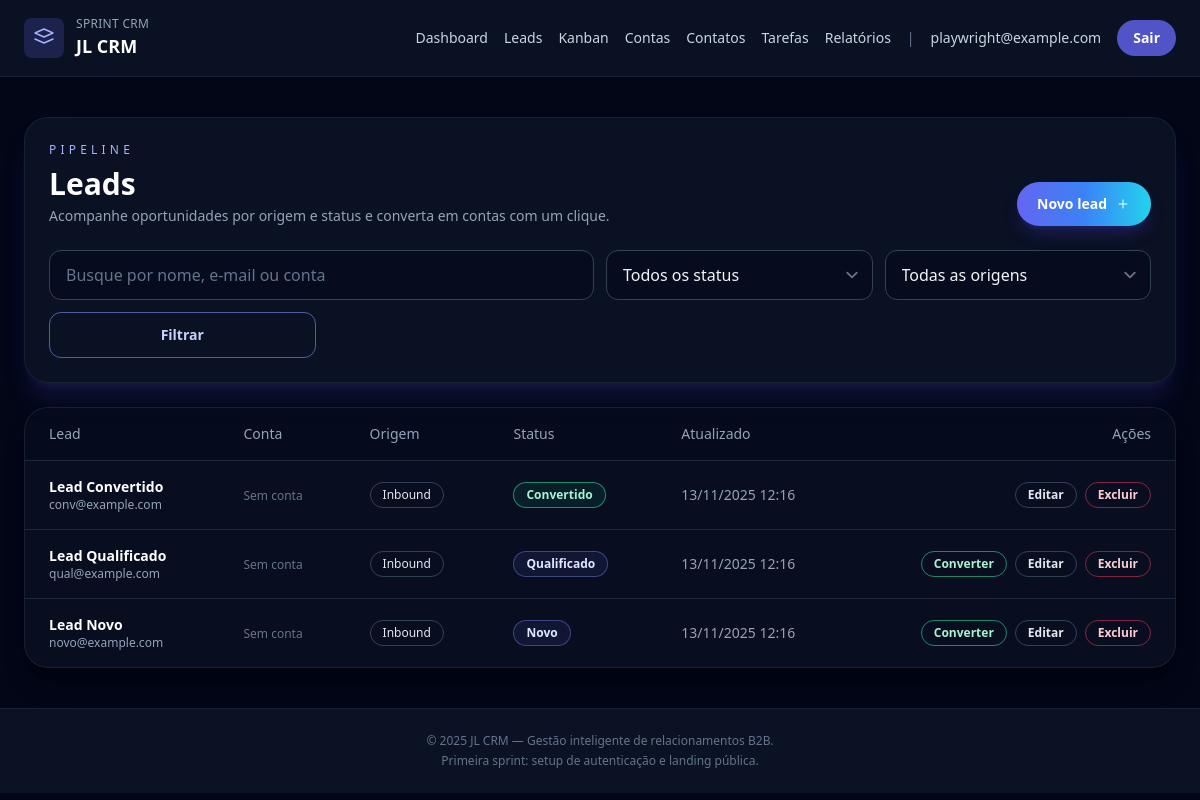
The app's page /leads/ (signed in) with its own data.
### users/models.py (models this page shows, shortened)
class User(AbstractUser):
    username = None
    email = models.EmailField('E-mail', unique=True)
    date_joined = models.DateTimeField(default=timezone.now)
    USERNAME_FIELD = 'email'
    REQUIRED_FIELDS = []
    objects = CustomUserManager()

### leads/models.py (models this page shows, shortened)
class Lead(models.Model):
    class Status(models.TextChoices):
        NEW = 'novo', 'Novo'
        QUALIFIED = 'qualificado', 'Qualificado'
        CONVERTED = 'convertido', 'Convertido'
        LOST = 'perdido', 'Perdido'
    class Source(models.TextChoices):
        INBOUND = 'inbound', 'Inbound'
        OUTBOUND = 'outbound', 'Outbound'
        REFERRAL = 'indicacao', 'Indicação'
        EVENT = 'evento', 'Evento'
        OTHER = 'outro', 'Outro'
    owner = models.ForeignKey(
        settings.AUTH_USER_MODEL,
        on_delete=models.CASCADE,
        related_name='leads',
    )
    account = models.ForeignKey(
        'accounts.Account',
        on_delete=models.SET_NULL,
        related_name='leads',
        null=True,
        blank=True,
    )
    contact = models.ForeignKey(
        'contacts.Contact',
        on_delete=models.SET_NULL,
        related_name='leads',
        null=True,
        blank=True,
    )
    name = models.CharField('Nome do lead', max_length=150)
    email = models.EmailField('E-mail')
    phone = models.CharField('Telefone', max_length=20, blank=True)
    source = models.CharField(
        'Origem',
        max_length=20,
        choices=Source.choices,
        default=Source.INBOUND,
    )
    status = models.CharField(
        'Status',
        max_length=20,
        choices=Status.choices,
        default=Status.NEW,
    )
    notes = models.TextField('Observações', blank=True)
    position = models.PositiveIntegerField('Posição', default=0)
    created_at = models.DateTimeField('Criado em', auto_now_add=True)
    updated_at = models.DateTimeField('Atualizado em', auto_now=True)
    class Meta:
        ordering = ['-created_at']
        verbose_name = 'Lead'
        verbose_name_plural = 'Leads'
        unique_together = ('owner', 'email')

### leads/views.py (the view, shortened to what this page needs)
# urls.py: path('', LeadListView.as_view(), name='list'),
class LeadListView(LeadBaseMixin, ListView):
    template_name = 'leads/lead_list.html'
    context_object_name = 'leads'
    paginate_by = 20
    def get_queryset(self):
        queryset = super().get_queryset()
        query = self.request.GET.get('q')
        status = self.request.GET.get('status')
        source = self.request.GET.get('source')
        if status:
            queryset = queryset.filter(status=status)
        if source:
            queryset = queryset.filter(source=source)
        return queryset
    def get_context_data(self, **kwargs):
        context = super().get_context_data(**kwargs)
        context.update(
            {
                'selected_status': self.request.GET.get('status', ''),
                'selected_source': self.request.GET.get('source', ''),
                'status_choices': Lead.Status.choices,
                'source_choices': Lead.Source.choices,
            }
        )
        return context

### leads/views.py (called while the page is built)
    def get_queryset(self):
        return (
            Lead.objects.filter(owner=self.request.user)
            .select_related('account', 'contact')
            .order_by('-created_at')
        )

### templates/leads/lead_list.html (shortened to what this page needs)
{% extends 'base.html' %}
{% block content %}
<section class="space-y-6">
    <header class="rounded-3xl border border-slate-800/70 bg-slate-900/70 p-6 shadow-xl shadow-indigo-900/30">
        <div class="flex flex-col gap-4 md:flex-row md:items-end md:justify-between">
            <div>
                <p class="text-xs uppercase tracking-[0.35em] text-indigo-300">Pipeline</p>
                <h1 class="mt-2 text-3xl font-semibold text-white">Leads</h1>
                <p class="mt-1 text-sm text-slate-400">Acompanhe oportunidades por origem e status e converta em contas com um clique.</p>
            </div>
            <a href="{% url 'leads:create' %}" class="inline-flex items-center gap-2 rounded-full bg-gradient-to-r from-indigo-500 via-blue-500 to-cyan-400 px-5 py-3 text-sm font-semibold text-white shadow-lg shadow-indigo-800/40 transition hover:opacity-90">
                Novo lead
                <svg xmlns="http://www.w3.org/2000/svg" class="h-4 w-4" fill="none" viewBox="0 0 24 24" stroke="currentColor">
                    <path stroke-linecap="round" stroke-linejoin="round" stroke-width="1.5" d="M12 6v12m6-6H6" />
                </svg>
            </a>
        </div>
        <form method="get" class="mt-6 grid gap-3 md:grid-cols-4">
            <input type="text" name="q" value="{{ request.GET.q|default_if_none:'' }}" placeholder="Busque por nome, e-mail ou conta" class="rounded-xl border border-slate-700 bg-slate-950/40 px-4 py-3 text-slate-100 placeholder-slate-500 focus:border-indigo-400 focus:outline-none focus:ring-2 focus:ring-indigo-400/30 md:col-span-2">
            <select name="status" class="rounded-xl border border-slate-700 bg-slate-950/40 px-4 py-3 text-slate-100 focus:border-indigo-400 focus:outline-none focus:ring-2 focus:ring-indigo-400/30">
                <option value="">Todos os status</option>
            </select>
            <select name="source" class="rounded-xl border border-slate-700 bg-slate-950/40 px-4 py-3 text-slate-100 focus:border-indigo-400 focus:outline-none focus:ring-2 focus:ring-indigo-400/30">
                <option value="">Todas as origens</option>
            </select>
            <button type="submit" class="rounded-xl border border-indigo-400/60 px-4 py-3 text-sm font-semibold text-indigo-200 transition hover:bg-indigo-500/20">Filtrar</button>
        </form>
    </header>
    {% if leads %}
        <div class="overflow-x-auto rounded-3xl border border-slate-800/70 bg-slate-900/50 shadow-xl shadow-black/30">
            <table class="min-w-full divide-y divide-slate-800 text-sm">
                <thead class="bg-slate-950/40 text-slate-400">
                    <tr>
                        <th scope="col" class="px-6 py-4 text-left font-medium">Lead</th>
                        <th scope="col" class="px-6 py-4 text-left font-medium">Conta</th>
                        <th scope="col" class="px-6 py-4 text-left font-medium">Origem</th>
                        <th scope="col" class="px-6 py-4 text-left font-medium">Status</th>
                        <th scope="col" class="px-6 py-4 text-left font-medium">Atualizado</th>
                        <th scope="col" class="px-6 py-4 text-right font-medium">Ações</th>
                    </tr>
                </thead>
                <tbody class="divide-y divide-slate-800 text-slate-200">
                    {% for lead in leads %}
                        <tr class="hover:bg-slate-900/80">
                            <td class="px-6 py-4">
                                <p class="font-semibold text-white">{{ lead.name }}</p>
                                <p class="text-xs text-slate-400">{{ lead.email }}</p>
                            </td>
                            <td class="px-6 py-4">
                                {% if lead.account %}
                                    <p class="text-white">{{ lead.account.name }}</p>
                                {% else %}
                                    <span class="text-xs text-slate-500">Sem conta</span>
                                {% endif %}
                            </td>
                            <td class="px-6 py-4">
                                <span class="inline-flex items-center rounded-full border border-slate-700 px-3 py-1 text-xs text-slate-200">
                                    {{ lead.get_source_display }}
                                </span>
                            </td>
                            <td class="px-6 py-4">
                                <span class="inline-flex items-center rounded-full px-3 py-1 text-xs font-semibold {% if lead.status == 'convertido' %}border border-emerald-400/60 text-emerald-200 bg-emerald-500/10{% elif lead.status == 'perdido' %}border border-rose-400/60 text-rose-200 bg-rose-500/10{% else %}border border-indigo-400/40 text-indigo-100 bg-indigo-500/10{% endif %}">
                                    {{ lead.get_status_display }}
                                </span>
                            </td>
                            <td class="px-6 py-4 text-sm text-slate-400">{{ lead.updated_at|date:'d/m/Y H:i' }}</td>
                            <td class="px-6 py-4 text-right">
                                <div class="inline-flex flex-wrap justify-end gap-2">
                                    {% if lead.status != 'convertido' %}
                                        <form method="post" action="{% url 'leads:convert' lead.pk %}">
                                            <button type="submit" class="rounded-full border border-emerald-400/60 px-3 py-1 text-xs font-semibold text-emerald-200 transition hover:bg-emerald-500/20">Converter</button>
                                        </form>
                                    {% endif %}
                                    <a href="{% url 'leads:update' lead.pk %}" class="rounded-full border border-slate-700 px-3 py-1 text-xs font-semibold text-slate-200 transition hover:border-indigo-400">Editar</a>
                                    <a href="{% url 'leads:delete' lead.pk %}" class="rounded-full border border-rose-500/50 px-3 py-1 text-xs font-semibold text-rose-200 transition hover:bg-rose-500/20">Excluir</a>
                                </div>
                            </td>
                        </tr>
                    {% endfor %}
                </tbody>
            </table>
        </div>
    {% endif %}
</section>
{% endblock %}

### templates/base.html (shortened to what this page needs)
{% load static %}
<!DOCTYPE html>
<html lang="pt-BR" class="bg-slate-950">
<head>
    <script src="https://cdn.tailwindcss.com?plugins=forms,typography"></script>
</head>
<body class="min-h-screen bg-slate-950 font-sans text-slate-100">
    <div class="absolute inset-0 -z-10 bg-gradient-to-br from-slate-900 via-slate-950 to-slate-900"></div>
    <div class="absolute inset-x-0 top-0 -z-10 h-96 bg-gradient-to-br from-indigo-600/30 via-blue-500/10 to-transparent blur-3xl"></div>
    <header class="border-b border-slate-800/70 bg-slate-900/70 backdrop-blur">
        <div class="mx-auto flex w-full max-w-7xl items-center justify-between px-6 py-4">
            <a href="/" class="flex items-center gap-3">
                <span class="rounded-lg bg-indigo-500/20 p-2 text-indigo-300">
                    <svg xmlns="http://www.w3.org/2000/svg" class="h-6 w-6" fill="none" viewBox="0 0 24 24" stroke="currentColor">
                        <path stroke-linecap="round" stroke-linejoin="round" stroke-width="1.5" d="M3 7l9-4 9 4-9 4-9-4zm0 6l9 4 9-4" />
                    </svg>
                </span>
                <div>
                    <p class="text-xs uppercase tracking-wide text-slate-400">Sprint CRM</p>
                    <p class="text-lg font-semibold text-white">JL CRM</p>
                </div>
            </a>
            <nav class="flex flex-wrap items-center gap-4 text-sm font-medium text-slate-300">
                {% if user.is_authenticated %}
                    <a href="{% url 'dashboard' %}" class="transition hover:text-white">Dashboard</a>
                    <a href="{% url 'leads:list' %}" class="transition hover:text-white">Leads</a>
                    <a href="{% url 'leads:kanban' %}" class="transition hover:text-white">Kanban</a>
                    <a href="{% url 'accounts:list' %}" class="transition hover:text-white">Contas</a>
                    <a href="{% url 'contacts:list' %}" class="transition hover:text-white">Contatos</a>
                    <a href="{% url 'tasks:list' %}" class="transition hover:text-white">Tarefas</a>
                    <a href="{% url 'reports' %}" class="transition hover:text-white">Relatórios</a>
                    <span class="hidden text-slate-500 sm:inline">|</span>
                    <span class="hidden text-sm text-slate-300 sm:inline">{{ user.email }}</span>
                    <form action="{% url 'users:logout' %}" method="post" class="inline">
                        <button type="submit" class="rounded-full bg-indigo-500/80 px-4 py-2 text-sm font-semibold text-white transition hover:bg-indigo-400/80">Sair</button>
                    </form>
                {% endif %}
            </nav>
        </div>
    </header>
    <main class="relative mx-auto flex w-full max-w-7xl flex-1 flex-col px-6 py-10">
        {% block content %}{% endblock %}
    </main>
    <footer class="border-t border-slate-800/70 bg-slate-900/70 py-6 text-center text-xs text-slate-500">
        <p>© {% now 'Y' %} JL CRM — Gestão inteligente de relacionamentos B2B.</p>
        <p class="mt-1">Primeira sprint: setup de autenticação e landing pública.</p>
    </footer>
</body>
</html>

### records on screen
User: email "playwright@example.com"
Lead: name "Lead Convertido", email "conv@example.com", shows "Sem conta", source "Inbound", status "Convertido", updated_at "13/11/2025 12:16"
Lead: name "Lead Qualificado", email "qual@example.com", shows "Sem conta", source "Inbound", status "Qualificado", updated_at "13/11/2025 12:16", shows "Converter"
Lead: name "Lead Novo", email "novo@example.com", shows "Sem conta", source "Inbound", status "Novo", updated_at "13/11/2025 12:16", shows "Converter"
